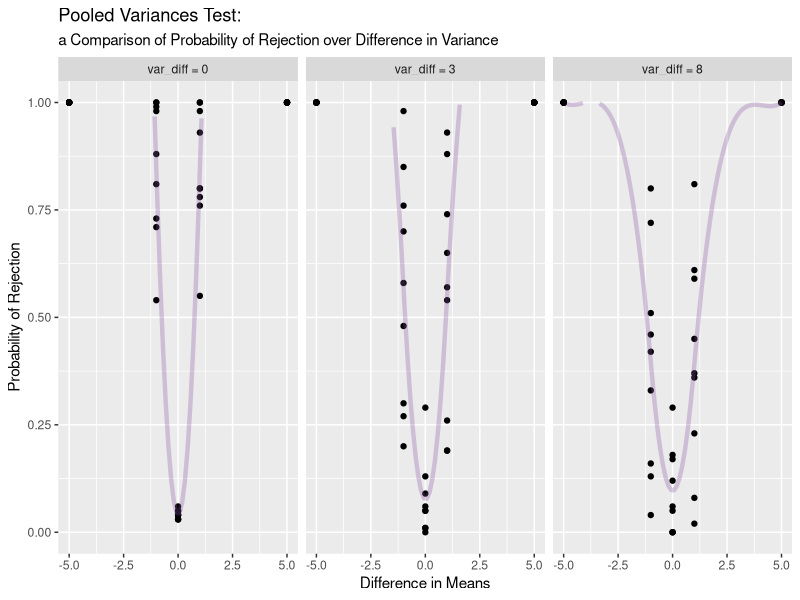
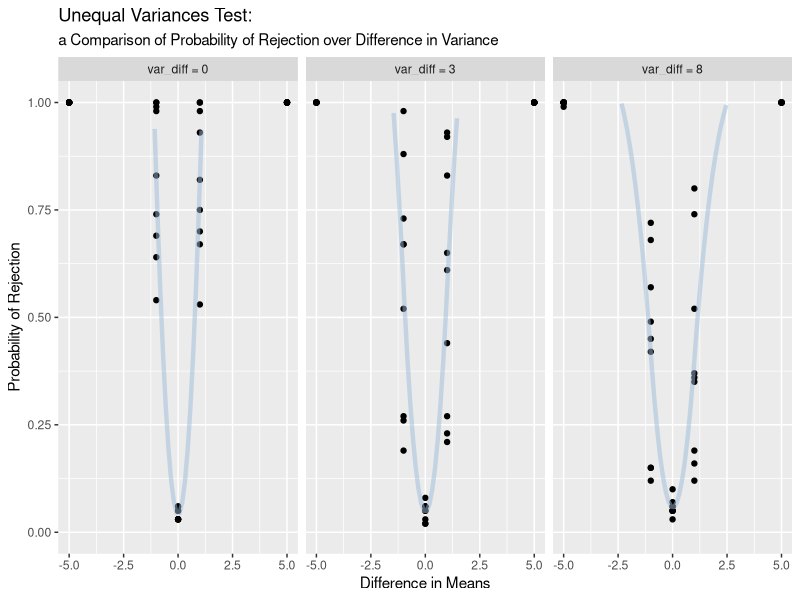
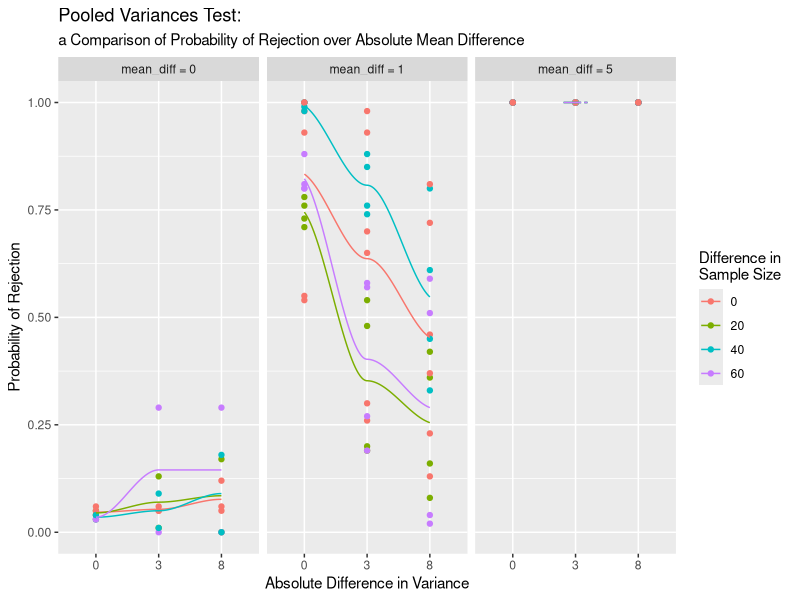
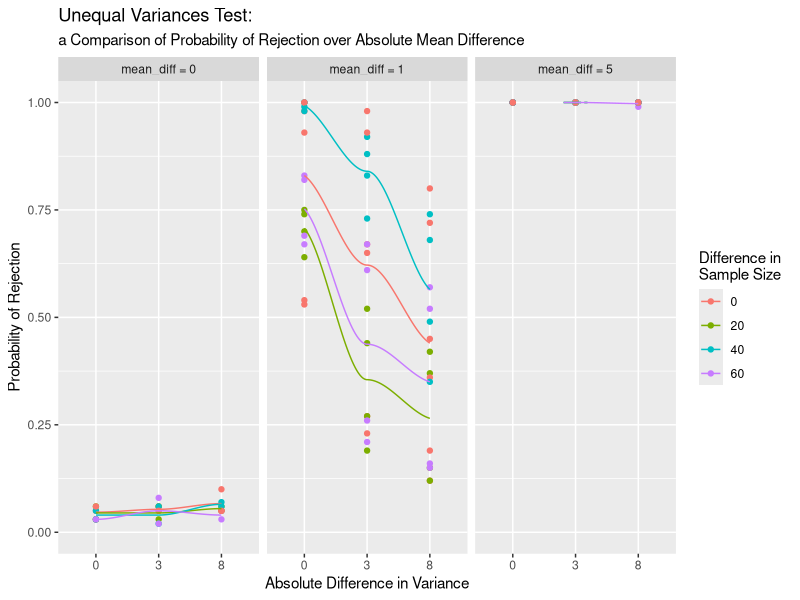
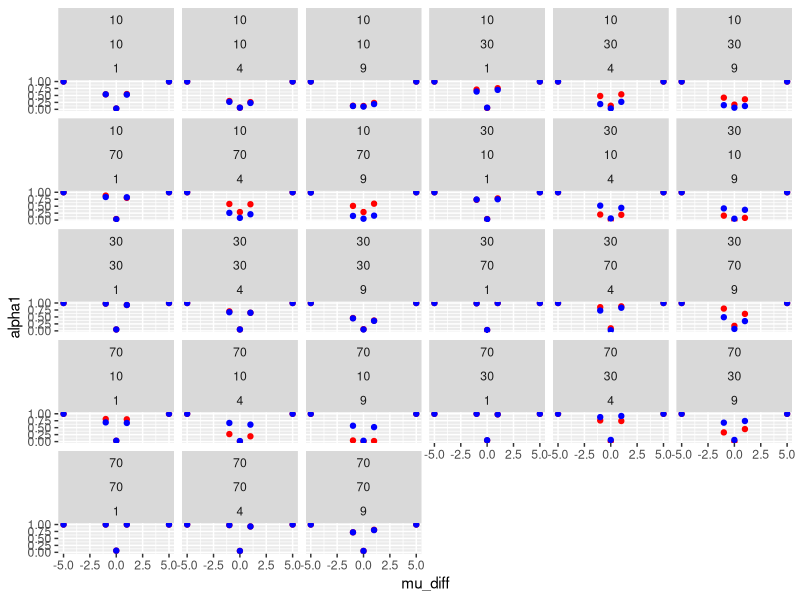

Source code (R) for these figures, in order:
## ---- chunk 1
knitr::opts_chunk$set(echo = TRUE)
library(tidyverse)
## ---- chunk 2
#set values of parameters 
var1 <- c(1,4,9)
var2 <- 1

n1 <- c(10,10,10,30,30,30,70,70,70)
n2 <- c(10,30,70,10,30,70,10,30,70)

mu1 <- c(20,20,20,21,25)
mu2 <- c(25,21,20,20,20)

rez <- data.frame(matrix(ncol=7, nrow = 0))
colnames(rez) <- c('var_1', 'var_2', 'n_1', 'n_2', 'mu_diff', 'alpha1','alpha2')
## ---- chunk 3
set.seed(458) # getting reproducible random result

# Attribute vector property to random variables for loop
Tpooled <- vector("numeric",100)
Tuneq <- vector("numeric",100)
pval1 <-vector("numeric",100)
pval2 <-vector("numeric",100)
LCI_tst1 <- vector("numeric",100)
UCI_tst1 <- vector("numeric",100)
LCI_tst2 <- vector("numeric",100)
UCI_tst2 <- vector("numeric",100)
rez_grp <- vector("numeric",27)
for (i in 1:3){
  for (j in 1:9){
    for (k in 1:5){
      #Giving intial values of random variables
      test1p_reject <- 0
      test2p_reject <- 0 
      test1CI_reject <- 0
      test2CI_reject <- 0
      mu_diff <- mu1[k] - mu2[k]
      var_1 <- var1[i]
      var_2 <- 1
      n_1 <- n1[j]
      n_2 <- n2[j]
    
       #Using bootstrap to generate 100 samples with identical parameters     to calculate type I error alpha or power 
      for (m in 1:100){

      #generating the data
      yval1 <- rnorm(n1[j], mu1[k], sqrt(var1[i]))
      yval2 <- rnorm(n2[j], mu2[k], sqrt(var2))
      
      #calculating values to do pooled t-test
      Sp2 <- sqrt(((n_1-1)*var(yval1) + (n_2-1)*var(yval2))/(n_1 + n_2-2))
      Tpooled[m] <- (mean(yval1) - mean(yval2))/(Sp2*sqrt(1/n_1 + 1   /n_2))
     
      #calculating p-value corresponding to obtained t value of  pooled t-test
      pval1[m] <- round(2*pt(abs(Tpooled[m]), df=n_1 + n_2-2,lower.tail = F),4)
      
      #counting rejection times of pooled t-test
      if (pval1[m] <= 0.05){
        test1p_reject <- test1p_reject+1
      } 
     
      #calculating values to do unequal variances test
      Tuneq[m] <- (mean(yval1) - mean(yval2))/sqrt(var(yval1)/n_1 + var(yval2)/n_2)
      v <- (var(yval1)/n_1 + var(yval2)/n_2)**2/((var(yval1)/n_1)**2/(n_1 - 1)
          + (var(yval2)/n_2)**2/(n_2 - 1)) #using Satterthwaite's approx
      
        #calculating p-value corresponding to obtained t value of  unequal variances test
      pval2[m] <- round(2*pt(abs(Tuneq[m]), df=v, lower.tail = F),4)
      
      #counting rejection times of unequal variances test
      if (pval2[m] < 0.05){
        test2p_reject <-test2p_reject + 1} 
      
      }
      #calculating alpha values from counted rejections 
      alpha1 <- test1p_reject/100
      alpha2 <- test2p_reject/100

    #combine relevant data to create dataset row
    rez[nrow(rez) + 1,] <- c(var_1, var_2, n_1, n_2, mu_diff,alpha1  ,alpha2)
    
    }
   
  }
}
head(rez)
rez
## ---- chunk 4
rez <- rez %>% mutate(abs_mu_diff = as.factor(abs(mu_diff)), 
                      abs_var_diff = as.factor(abs(var_1 - var_2)),
                      abs_size_diff = as.factor(abs(n_1 - n_2)))
## ---- chunk 5
abs_var_diff_names <- c("0" = "var_diff = 0", 
                       "3" = "var_diff = 3", 
                       "8" = "var_diff = 8")
vardifflabeller <- function(variable, value){return(abs_var_diff_names[value])}


g <- ggplot(rez, aes(x = mu_diff, y = alpha1))
g + geom_point() + 
  stat_smooth(geom = "line", alpha = 0.3, color = "#8856a7", size = 1.5) + 
  ylim(0.0,1.0) + 
  facet_wrap(~abs_var_diff,
             labeller = vardifflabeller) + 
  labs(title = "Pooled Variances Test:",
       subtitle = "a Comparison of Probability of Rejection over Difference in Variance",
       x = "Difference in Means",
       y = "Probability of Rejection")
## ---- chunk 6
g1 <- ggplot(rez, aes(x = mu_diff, y = alpha2))
g1 + geom_point() + 
  stat_smooth(geom = "line", alpha = 0.5, color = "#9ebcda", size = 1.5) + 
  ylim(0.0,1.0) + 
  facet_wrap(~abs_var_diff,
             labeller = vardifflabeller) + 
  labs(title = "Unequal Variances Test:",
       subtitle = "a Comparison of Probability of Rejection over Difference in Variance",
       x = "Difference in Means",
       y = "Probability of Rejection")
## ---- chunk 7
abs_mu_diff_names <- c("0" = "mean_diff = 0", 
                       "1" = "mean_diff = 1", 
                       "5" = "mean_diff = 5")
mudifflabeller <- function(variable, value){return(abs_mu_diff_names[value])}

g2 <- ggplot(rez, aes(x = abs_var_diff, y = alpha1, color = abs_size_diff, group = abs_size_diff))
g2 + geom_point() + 
  stat_smooth(geom = "line") +
  ylim(0.0,1.0) +
  labs(title = "Pooled Variances Test:",
       subtitle = "a Comparison of Probability of Rejection over Absolute Mean Difference",
       x = "Absolute Difference in Variance",
       y = "Probability of Rejection") +
  scale_color_discrete(name = "Difference in \nSample Size") + 
  facet_wrap(~abs_mu_diff, 
             labeller = mudifflabeller)
## ---- chunk 8
g3 <- ggplot(rez, aes(x = abs_var_diff, y = alpha2, color = abs_size_diff, group = abs_size_diff))
g3 + geom_point() + 
  stat_smooth(geom = "line") +
  ylim(0.0,1.0) +
  labs(title = "Unequal Variances Test:",
       subtitle = "a Comparison of Probability of Rejection over Absolute Mean Difference",
       x = "Absolute Difference in Variance",
       y = "Probability of Rejection") +
  scale_color_discrete(name = "Difference in \nSample Size") + 
  facet_wrap(~abs_mu_diff, 
             labeller = mudifflabeller)
## ---- chunk 9
# plot alpha value against mu_diff at different conditions by combining different variance and sample size.

g  <- ggplot(rez,aes(x=mu_diff)) + 
   geom_point(aes(y=alpha1), color="red") +
    geom_point(aes(y=alpha2), color="blue")  
g +  facet_wrap(rez$n_1+rez$n_2 ~ rez$var_1)
